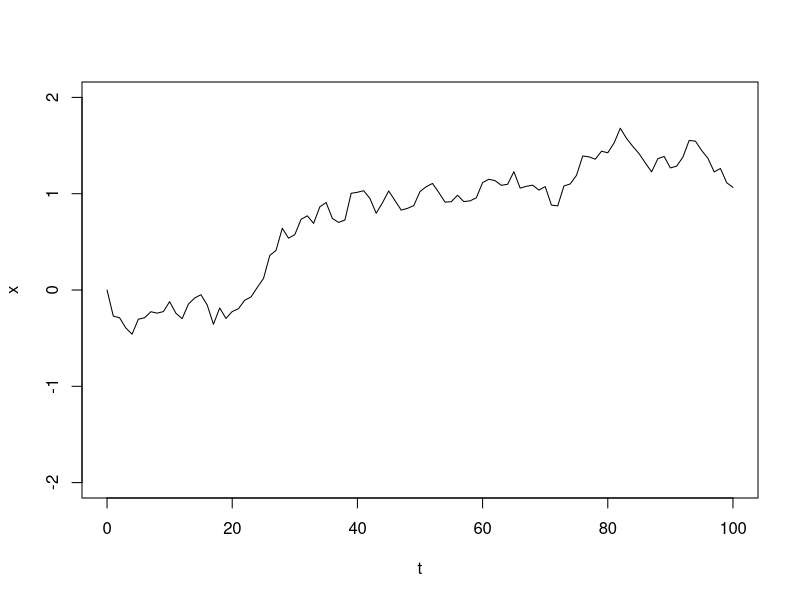
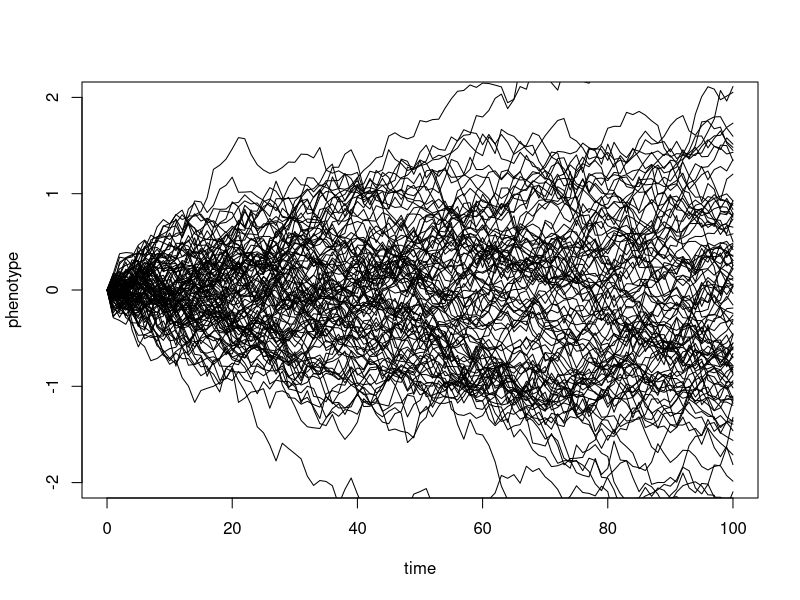
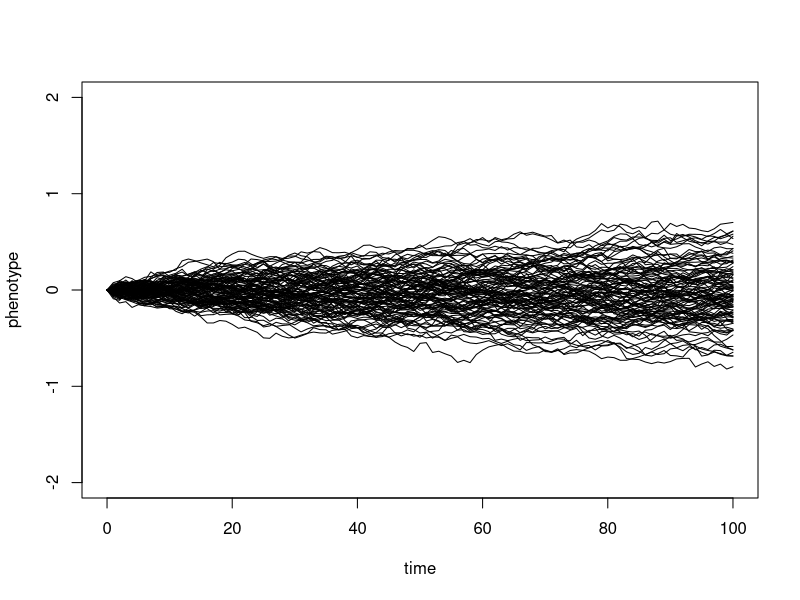
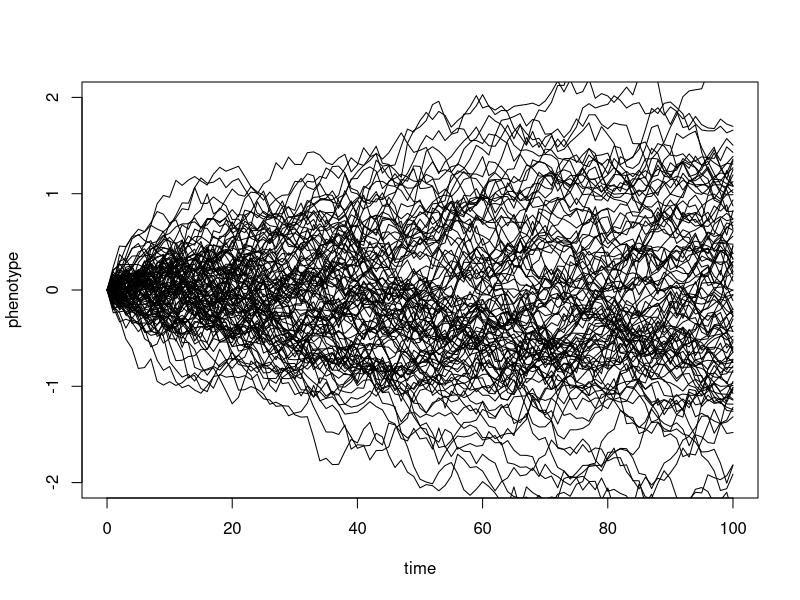
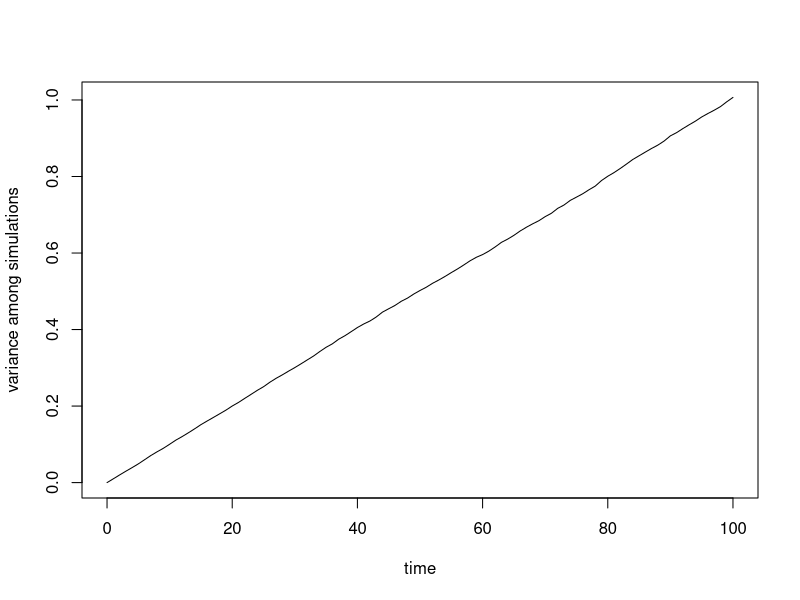

R code for these plots, in order:
#adapted from a phytools.org tutorial
library(phytools)


#### part 1: brownian motion of a trait over time, following a single lineage

t <- 0:100  # length of time for simulation.Can be though of as generations.
sig2 <- 0.01 # this is the instantaneous rate of change. This determines the relative size of jumps that tend to occur. when sig2 (sigma squared) is small, character state changes tend to be smaller. when its big (maximum of 1), individual state changes tend to be larger.
## first, simulate a set of random deviates. in other words, this is the series of character state changes through time (t)
x <- rnorm(n = length(t) - 1, sd = sqrt(sig2))
x #look at the values of x to get an idea of this. the character state starts at 0 then changes by the amount (x). Imagine this a size of some trait, like leaf length. when x is negative, it means it got smaller, and when positive, it got bigger
## now compute their cumulative sum
x <- c(0, cumsum(x)) #we want cumulative sum because the state a character is in at any time (t) is the sum of all its past transitions. ie, it started at "0", got bigger by this much, smaller by that much, bigger again, etc. you add those all up to see the state at teh end! 
plot(t, x, type = "l", ylim = c(-2, 2))

#Repeat these simulations several times. Then, repeat some more, changing t and sig2, one at a time. 

#1) How does the size of t affect how close the final character state (phenotype) is to the initial character state (which is always 0)? 

#2) How does the size of sig2 affect how close the final character state (phenotype) is to the initial character state? 


#### part 1: brownian motion of a trait over time, following multiple single lineages

t <- 0:100
sig2 <- 0.01
nsim <- 100
X <- matrix(rnorm(n = nsim * (length(t) - 1), sd = sqrt(sig2)), nsim, length(t) - 
              1)
X <- cbind(rep(0, nsim), t(apply(X, 1, cumsum)))
plot(t, X[1, ], xlab = "time", ylab = "phenotype", ylim = c(-2, 2), type = "l")
apply(X[2:nsim, ], 1, function(x, t) lines(t, x), t = t)

#You should have seen that this block of code does thes same thing we did before but plotting several independent lineages all at once. Try 













X <- matrix(rnorm(n = nsim * (length(t) - 1), sd = sqrt(sig2/10)), nsim, length(t) - 
              1)
X <- cbind(rep(0, nsim), t(apply(X, 1, cumsum)))
plot(t, X[1, ], xlab = "time", ylab = "phenotype", ylim = c(-2, 2), type = "l")
apply(X[2:nsim, ], 1, function(x, t) lines(t, x), t = t)

X <- matrix(0, nsim, length(t))
for (i in 1:nsim) X[i, ] <- c(0, cumsum(rnorm(n = length(t) - 1, sd = sqrt(sig2))))
plot(t, X[1, ], xlab = "time", ylab = "phenotype", ylim = c(-2, 2), type = "l")
for (i in 1:nsim) lines(t, X[i, ])

nsim <- 10000
X <- matrix(rnorm(n = nsim * (length(t) - 1), sd = sqrt(sig2)), nsim, length(t) - 
              1)
X <- cbind(rep(0, nsim), t(apply(X, 1, cumsum)))
v <- apply(X, 2, var)
plot(t, v, type = "l", xlab = "time", ylab = "variance among simulations")
